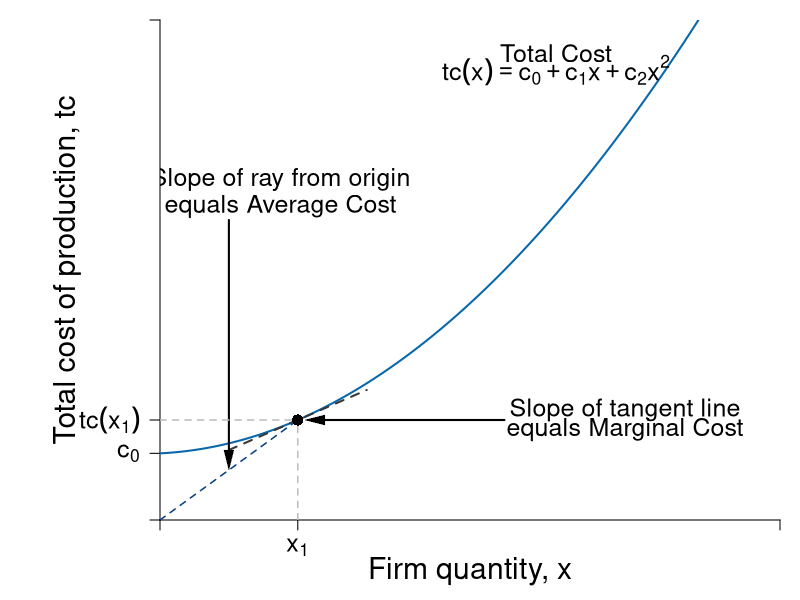

Generate this figure with R:
#Graph Designer: Simon Halliday
#Authors: Bowles, Foley and Halliday
#Title: Coordination, Conflict and Competition: A Text in Microeconomics

require(shape)
pdf(file = "firmmarketsupply/total_cost.pdf", width = 9, height = 7)

#Set parameters for graphics
axislabelsize <- 1.8
labelsize <- 1.5
namesize <- 1.8
annotatesize <- 1.5
graphlinewidth <- 2
segmentlinewidth <- 1.5

COL <- c("#7fc97f", "#beaed4", "#fdc086", "#ffff99", "#386cb0", "#f0027f", "#bf5b17", "#666666")
COLA <- c("#99d8c9","#66c2a4","#41ae76", "#238b45", "#005824")
COLB <- c("#4eb3d3", "#2b8cbe", "#0868ac","#084081")

#Edited the margins to cater for the larger LHS labels
par(mar =  c(4, 8, 1, 1))

totalcost <- function(x, c0 = 10, c1 = 2, c2 = 0.5){
  c0 + c1*x + c2*x^2
}

avgcost <- function(x, c0 = 10, c1 = 2, c2 = 0.5){
  totalcost/x
}

marginalcost <- function(x, c1 = 2, c2 = 0.5){
  c1 + 2*c2*x
}

mcline <- function(x, constant = 0.3181472, slope = 0.125){
  constant + slope*x
}

isocost <- function(l, c = 10, w = 1, r = 1) {
  c - (w/r)*l
}


isoquant <- function(l, alpha = 0.5, x = 5) {
  (x / l^alpha)^(1/(1 - alpha))
}

xlims <- c(0, 18)
ylims <- c(0, 15)

npts <- 501 
x <- seq(xlims[1], xlims[2], length.out = npts)
y <- seq(ylims[1], ylims[2], length.out = npts) 
a <- c(13, 16.75, 19.25)

plot(0, 0, xlim = xlims, ylim = ylims, type = "n",
     xlab = expression(paste("")),
     ylab = expression(paste("")), 
     xaxt = "n", 
     yaxt = "n", 
     cex.lab = axislabelsize, 
     bty = "n",
     xaxs = "i", 
     yaxs = "i")


ticksy <- c(0, 2, totalcost(x = 4, c0 = 2, c1 = 0.05, c2 = 0.05), ylims[2])
ylabels <- c(NA, expression(paste(c[0])), expression(paste(tc(x[1]))), NA)
ticksx <- c(0, 4, xlims[2])
xlabels <- c(NA, expression(paste(x[1])), NA)


axis(1, at = ticksx, pos = 0, labels = xlabels, cex.axis = labelsize)
axis(2, at = ticksy, pos = 0, labels = ylabels, las = 1, cex.axis = labelsize)

npts <- 500 
xx1 <- seq(xlims[1], xlims[2], length.out = npts)
xx3 <- seq(2, 6, length.out = npts)

lines(xx1, totalcost(xx1, c0 = 2, c1 = 0.05, c2 = 0.05), col = COLB[3], lwd = graphlinewidth)
lines(xx3, mcline(xx3, constant = totalcost(x = 4, c0 = 2, c1 = 0.05, c2 = 0.05) - 4*marginalcost(x = 4, c1 = 0.05, c2 = 0.05), slope = marginalcost(x = 4, c1 = 0.05, c2 = 0.05)), 
      col = "grey22", lty = 2, lwd = graphlinewidth)

#Label the axes
#mtext(expression(paste("Quantity of output, ", x)), side = 1, line = 2.5, cex = axislabelsize)
mtext(expression(paste("Firm quantity, ", x)), side = 1, line = 2.5, cex = axislabelsize)
text(-2.7, 0.5*ylims[2], expression(paste("Total cost of production, ",tc)), xpd = TRUE, cex = axislabelsize, srt = 90) 

#Label the cost curve
text(11.5, 14, expression("Total Cost"), cex = annotatesize)
text(11.5, 13.5, expression(paste(tc(x) == c[0] + c[1]*x + c[2]*x^2)), cex = annotatesize)

#Average Cost
text(3.5, 10.2, expression(paste("Slope of ray from origin")), cex = annotatesize)
text(3.5, 9.4, expression(paste("equals Average Cost")), cex = annotatesize)
Arrows(2, 9, 2, 1.8, col = "black", lty = 1, lwd = 2, arr.type = "triangle", arr.lwd = 0.5)

#Marginal Cost
text(13.5, totalcost(x = 4, c0 = 2, c1 = 0.05, c2 = 0.05) + 0.3, expression(paste("Slope of tangent line")), cex = annotatesize)
text(13.5, totalcost(x = 4, c0 = 2, c1 = 0.05, c2 = 0.05) - 0.3, expression(paste("equals Marginal Cost")), cex = annotatesize)
Arrows(10, totalcost(x = 4, c0 = 2, c1 = 0.05, c2 = 0.05), 4.5, totalcost(x = 4, c0 = 2, c1 = 0.05, c2 = 0.05) , col = "black", lty = 1, lwd = 2, arr.type = "triangle", arr.lwd = 0.5)

#Draw segments for average cost
segments(0, totalcost(x = 4, c0 = 2, c1 = 0.05, c2 = 0.05), 4, totalcost(x = 4, c0 = 2, c1 = 0.05, c2 = 0.05), lty = 2, col = "gray" , lwd = segmentlinewidth)
segments(4, 0, 4, totalcost(x = 4, c0 = 2, c1 = 0.05, c2 = 0.05), lty = 2, col = "gray" , lwd = segmentlinewidth)
segments(0, 0, 4, totalcost(x = 4, c0 = 2, c1 = 0.05, c2 = 0.05), lty = 2, col = COLB[4] , lwd = segmentlinewidth)
points(4, totalcost(x = 4, c0 = 2, c1 = 0.05, c2 = 0.05), pch = 16, col = "black", cex = 1.5)


dev.off()
